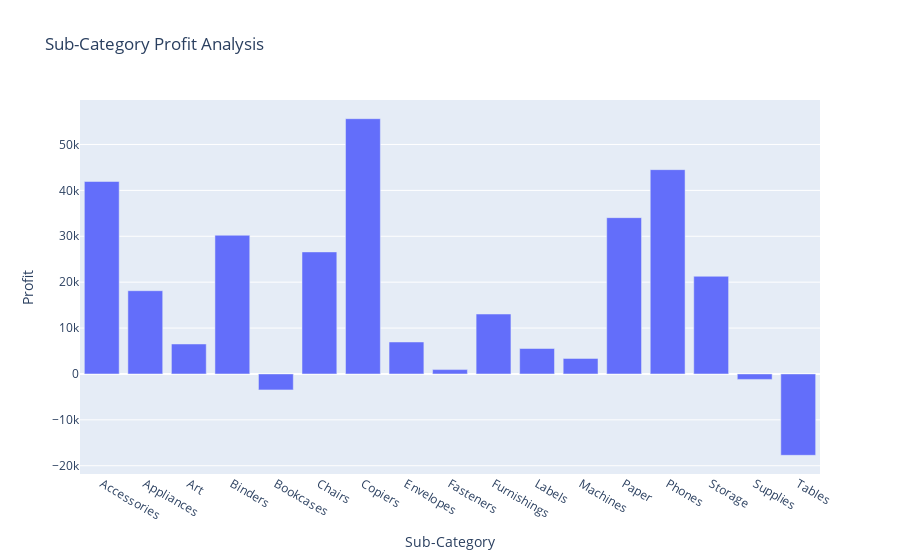

The notebook cell this image was saved under:
### Code cell
fig = px.bar(sub_category_profit_analysis, x= "Sub-Category", y="Profit", title="Sub-Category Profit Analysis")
fig.show()

### Figure 1 — Plotly figure (JSON) as saved in the notebook; plotly's stock layout.template omitted (floating-point values rounded to 4 significant figures)
{"data": [{"alignmentgroup": "True", "hovertemplate": "Sub-Category=%{x}<br>Profit=%{y}<extra></extra>", "legendgroup": "", "marker": {"color": "#636efa", "pattern": {"shape": ""}}, "name": "", "offsetgroup": "", "orientation": "v", "showlegend": false, "textposition": "auto", "type": "bar", "x": ["Accessories", "Appliances", "Art", "Binders", "Bookcases", "Chairs", "Copiers", "Envelopes", "Fasteners", "Furnishings", "Labels", "Machines", "Paper", "Phones", "Storage", "Supplies", "Tables"], "xaxis": "x", "y": [41940.0, 18140.0, 6528.0, 30220.0, -3473.0, 26590.0, 55620.0, 6964.0, 949.5, 13060.0, 5546.0, 3385.0, 34050.0, 44520.0, 21280.0, -1189.0, -17730.0], "yaxis": "y"}], "layout": {"autosize": true, "barmode": "relative", "legend": {"tracegroupgap": 0}, "title": {"text": "Sub-Category Profit Analysis"}, "xaxis": {"anchor": "y", "autorange": true, "domain": [0, 1], "range": [-0.5, 16.5], "title": {"text": "Sub-Category"}, "type": "category"}, "yaxis": {"anchor": "x", "autorange": true, "domain": [0, 1], "range": [-21800.0, 59690.0], "title": {"text": "Profit"}, "type": "linear"}}}
